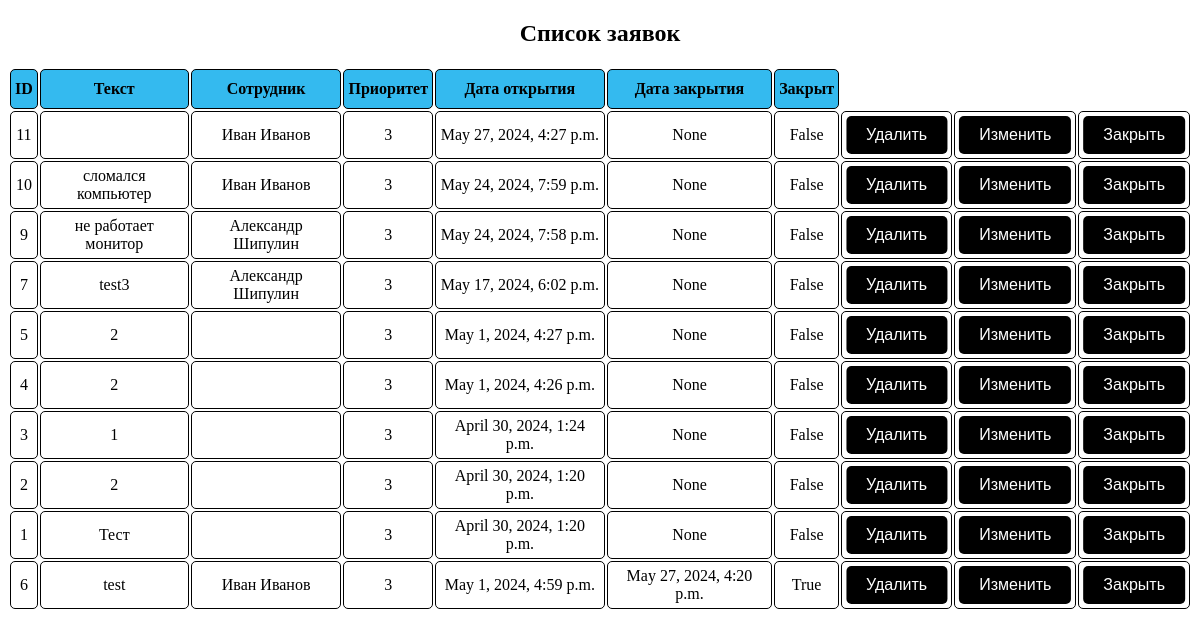
/tickets (signed in), run on an earlier commit of the app's database.
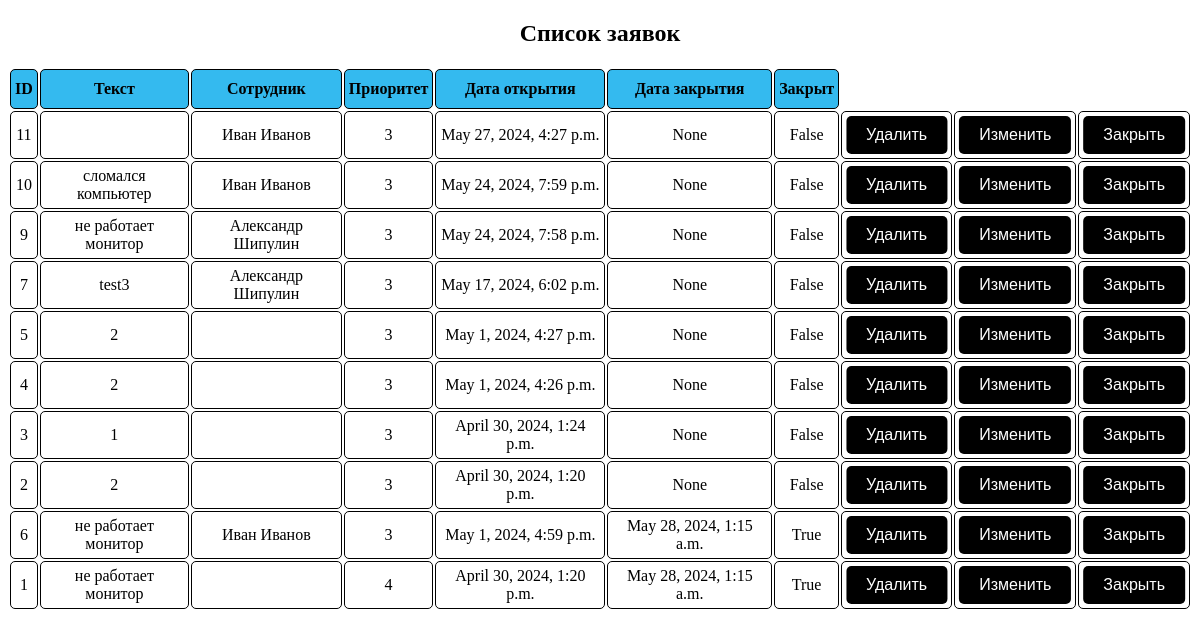
And on a later commit of the database.
### hdver2/models.py (models this page shows)
class Ticket(models.Model):
    text = models.TextField()
    employee = models.ForeignKey(User, on_delete=models.SET_NULL, null=True, blank=True)
    date_opened = models.DateTimeField()
    date_closed = models.DateTimeField(blank=False, null=True)
    priority = models.IntegerField(default=3)
    is_closed = models.BooleanField(default=0)
    class Meta:
        ordering = ["is_closed", "-date_opened"]

### hdver2/views.py (the view)
# urls.py: path('tickets', views.ticket, name='tickets'),
@permission_required('admin')
def ticket(request):
    tickets = Ticket.objects.all()
    return render(request, 'hd/tickets.html', {"tickets": tickets})

### templates/hd/tickets.html (shortened to what this page needs)
<!DOCTYPE html>
<html lang="en">
{% load static %}
<link rel="stylesheet" href="{% static 'css/styles.css' %}/">
<head>
</head>
<body>
{% if tickets.count > 0 %}
    <div >
    <h2 align="center">Список заявок</h2>
    <table class="sortable">
    <tr>
        <th>ID</th>
        <th>Текст</th>
        <th>Сотрудник</th>
        <th>Приоритет</th>
        <th>Дата открытия</th>
        <th>Дата закрытия</th>
        <th>Закрыт</th>
    </tr>
        {% for ticket in tickets %}
            <tr>
            <td>{{ ticket.id }}</td>
            <td>{{ ticket.text }}</td>
            <td>{{ ticket.employee.first_name }} {{ ticket.employee.last_name }}</td>
            <td>{{ ticket.priority }}</td>
            <td>{{ ticket.date_opened }}</td>
            <td>{{ ticket.date_closed }}</td>
            <td>{{ ticket.is_closed }}</td>
            <td><a href="delete/{{ ticket.id }}" class="btn">Удалить</a></td>
            <td><a href="edit/{{ ticket.id }}" class="btn">Изменить</a></td>
            <td><a href="close/{{ ticket.id }}" class="btn">Закрыть</a></td>
            </tr>
        {% endfor %}
    </table>
    </div>
{% endif %}
</body>
</html>

What changed in the data, as far as the page shows it:
changed Ticket "May 1, 2024, 4:59 p.m.": text "test" → "не работает монитор"; date_closed "May 27, 2024, 4:20 p.m." → "May 28, 2024, 1:15 a.m."; moves up the list
changed Ticket id 1: text "Тест" → "не работает монитор"; priority "3" → "4"; date_closed "None" → "May 28, 2024, 1:15 a.m."; is_closed "False" → "True"
